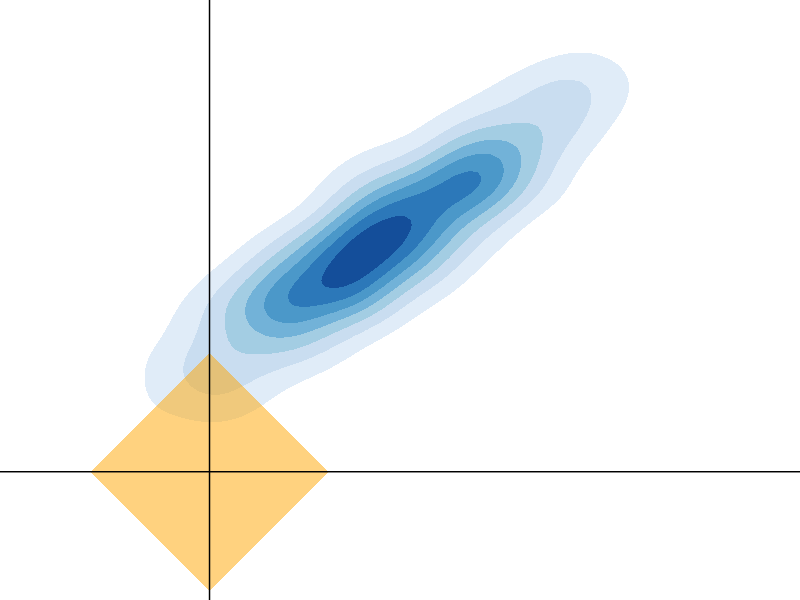
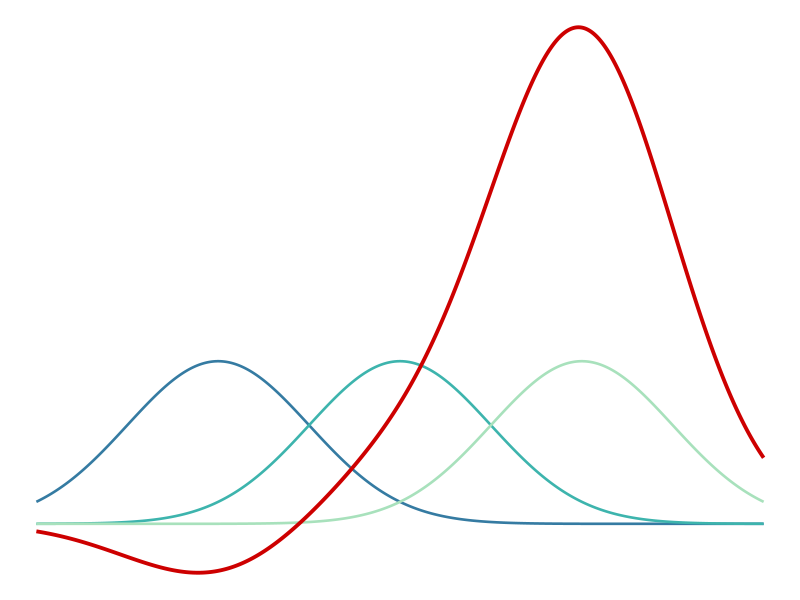
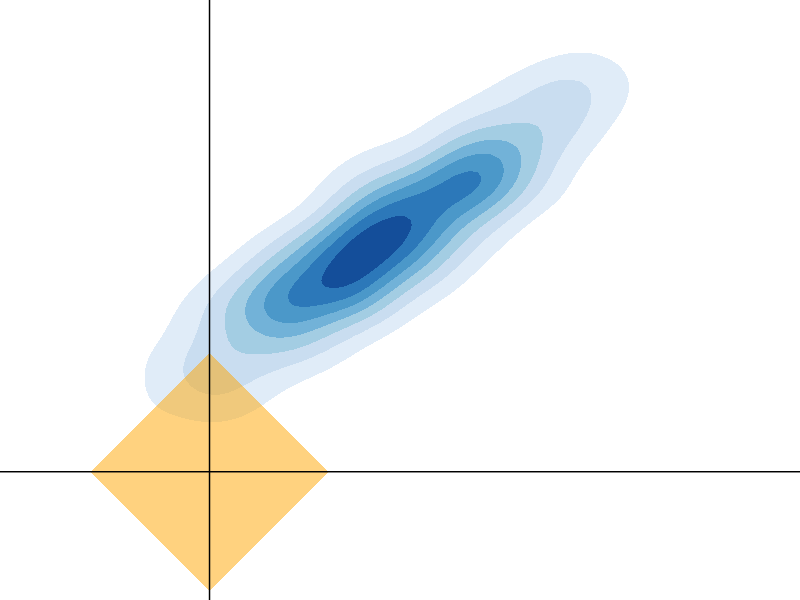

These figures' R source, in order:


## Logo AR


# Rdge regression
library(ggplot2)
library(dplyr)
library(mvtnorm)
library(RColorBrewer)

set.seed(11)
sigma2 <- matrix(c(3, 3.5,
              3.5, 5), 
            nrow = 2, ncol = 2, byrow = TRUE)

mu2 <- c(X = 2.5, Y = 5.7)

s.mvn <- mvtnorm::rmvnorm(1000, mean = mu2, sigma = sigma2)
s.mvn <- s.mvn %>% as.data.frame()


data.grid <- expand.grid(s.1 = seq(-5, 8, length.out=200), s.2 = seq(-5, 12, length.out=200))
q.samp <- cbind(data.grid, prob = mvtnorm::dmvnorm(data.grid, mean = mu2, sigma = sigma2))
blues <- brewer.pal(n = 8, name = "Blues")
blues[1] <- "#FFFFFF"

ggplot() + 
  # geom_contour(data=q.samp, aes(x=s.1,y=s.2,z=prob), bins = 4, lwd = 1, col = "plum2", alpha = .7) + 
  geom_density_2d_filled(data = s.mvn, aes(x=X, y=Y), alpha = 0.95) + 
  geom_point(aes(x=0, y=0), col = "orange", pch = 18, cex = 80, alpha = 0.5) + 
  geom_vline(xintercept = 0) +
  geom_hline(yintercept = 0) +
  geom_point() + 
  xlim(c(-2.5, 8)) + 
  ylim(c(-2.5, 11)) + 
  stat_ellipse(level = 0.9) +
  stat_ellipse(level = 0.95, color = 2) +
  stat_ellipse(level = 0.99, color = 3) + 
  # geom_point(aes(x=mu2[1], y=mu2[2]), cex = 2) + 
  theme_void() + 
  scale_fill_manual(values = blues) + 
  theme(legend.position = "none")

getwd()
ggsave('myplot.png', bg='transparent')


# basis function
  
x <- seq(from  = -2, to = 2, length.out = 1000)
y1 <- dnorm(x = x, mean = -1, sd = 0.5)
y2 <- dnorm(x = x, mean = 0, sd = 0.5)
y3 <- dnorm(x = x, mean = 1, sd = 0.5)
y4 <- -0.342*y1 + 0.384*y2 + 3*y3

data.frame(
  x=rep(x, times = 4), 
  y = c(y1, y2, y3, y4), 
  z = rep(c("basis1", "basis2", "basis3", "res"), each = length(x))
) -> dat2plot

ggplot() + 
  geom_line(data = dat2plot %>% dplyr::filter(!z %in% "res"), aes(x=x, y=y, col = z), lwd = 0.9) + 
  # scale_color_viridis_d(option = "H", begin = 0.6, end = 0.9) + 
  # scale_color_viridis_d(option = "B", begin = 0.6, end = 0.9) + 
  scale_color_viridis_d(option = "G", begin = 0.5, end = 0.9) + 
  geom_line(data = dat2plot %>% dplyr::filter(z %in% "res"), aes(x=x, y=y), lwd = 1.3, col = "red3") + 
  theme_void() + 
  theme(legend.position = "none")

